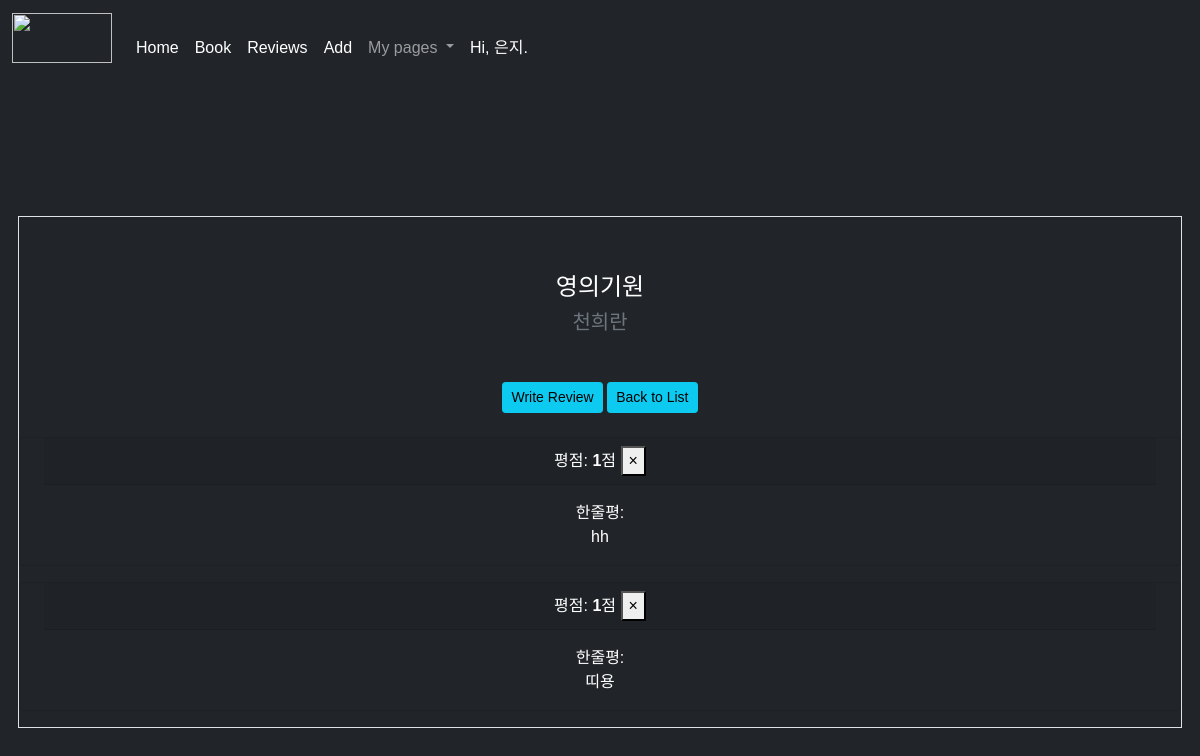
Screenshot of /books/1/ (signed in) with the database file from the repository.
### member/models.py (models this page shows, shortened)
class User(AbstractUser):
    nickname = models.CharField(
        max_length=15,
        unique=True,
        null=True,
        error_messages={'unique': '이미 사용 중인 닉네임 입니다!'},)

class Book(models.Model):
    name = models.CharField(max_length=25, verbose_name='제목')
    writer = models.CharField(max_length=15, verbose_name='저자')
    bookcovers = models.CharField(max_length=500, default=None, null=True)
    created_at = models.DateTimeField(auto_now_add=True)
    updated_at = models.DateTimeField(auto_now=True)

class Review(models.Model):
    point = models.IntegerField(choices=REVIEW_POINT_CHOICES, default=None)
    comment = models.CharField(max_length=500)
    book = models.ForeignKey(Book, on_delete=models.CASCADE)
    author = models.ForeignKey(User, on_delete=models.CASCADE)
    created_at = models.DateTimeField(
        auto_now_add=True)  # 모델이 생성된 시간을 자동으로 필드에 넣어
    updated_at = models.DateTimeField(auto_now=True)

### member/views.py (the view)
# urls.py: path('books/<int:id>/', views.detail, name='book-detail'),
def detail(req, id):
    if id is not None:  # id가 없자나 그런데?
        item = get_object_or_404(Book, pk=id)
        reviews = Review.objects.filter(book=item).all()
        return render(req, 'detail.html', {'item': item, 'reviews': reviews})
    return render(req, 'list.html')

### member/templates/detail.html (shortened to what this page needs)
{% extends 'base.html' %}
{% load static %}
{% block content %}
<div class="container mb-4">
    <div class="row gx-4 gx-lg-5 border mb-3 pd-2 d-flex justify-content-center">
        <div class="col-lg-4 col-md-12 col-sm-12 text-center mt-2 mb-4">
            <div class="mt-5 mb-5">
                <h3 class="h4 mb-2">{{ item.name }}</h3>
                <h4 class="h5 mb-2 text-muted">{{ item.writer }}</h4>
            </div>
            <a href="{% url 'review--create' %}"><button class="btn btn-info btn-sm">Write Review</button></a>
            <a href="http://49.50.172.121:8800/member/list"><button class="btn btn-info btn-sm">Back to List</button></a>
        </div>
        {% for review in reviews %}
            <div class="card bg-dark mb-3">
                <div class="card-header">
                    평점: <b>{{ review.point }}</b>점
                    <a href="{% url 'review-delete' book_id=item.id review_id=review.id %}">
                        <button type="button" class="close" aria-label="Close">
                            <span aria-hidden="true">&times;</span>
                        </button>
                    </a>
                </div>
                <div class="card-body">
                    한줄평: <p class="card-text">{{ review.comment}}</p>
                </div>
            </div>
        {% endfor %}
    </div>
</div>
{% endblock %}

### member/templates/base.html (shortened to what this page needs)
{% load static %}
<!DOCTYPE html>
<html lang="en">
<head>
    <link href="https://cdn.jsdelivr.net/npm/bootstrap@5.1.0/dist/css/bootstrap.min.css" rel="stylesheet">
    <link rel="stylesheet" href="{% static 'style.css' %}">
</head>
    <body class="d- flex text-center text-white bg-dark mg-3" cz-shortcut-listen="true">
<header class="mb-auto">
    <nav class="navbar navbar-expand-lg navbar-dark bg-dark">
        <div class="container-fluid">
            <a href="http://49.50.172.121:8800/"><img id="nav_img" class="mb-4 navbar-brand" src="https://img1.daumcdn.net/thumb/R1280x0/?scode=mtistory2&fname=https%3A%2F%2Fblog.kakaocdn.net%2Fdn%2FuAV4y%2Fbtrd5EvWVRw%2F4ZTGJqhtplydRDG6NRXsjK%2Fimg.png" alt=""></a>
        <div class="collapse navbar-collapse" id="navbarNavDropdown">
            <ul class="navbar-nav">
            <li class="nav-item">
                <a class="nav-link active" aria-current="page" href="http://49.50.172.121:8800/">Home</a>
            </li>
            <li class="nav-item">
                <a class="nav-link active" aria-current="page" href="http://49.50.172.121:8800/member/list">Book</a>
            </li>
            <li class="nav-item">
                <a class="nav-link active" aria-current="page" href="/member/review/list">Reviews</a>
            </li>
            <li class="nav-item">
                <a class="nav-link active" aria-current="page" href="http://49.50.172.121:8800/member/create">Add</a>
            </li>
            <li class="nav-item dropdown">
                <a class="nav-link dropdown-toggle" href="#" id="navbarDropdownMenuLink" role="button" data-bs-toggle="dropdown" aria-expanded="false">
                My pages
                </a>
            </li>
            <li class="nav-item" id="nav_user_col">
                <span  id="nav_user" class="nav-link active">
                    {% if user.is_authenticated %}
                    Hi, {{user.nickname}}.
                {% endif %}
                </span>
            </li>
            </ul>
        </div>
        </div>
    </nav>
</header>
    {% block content%}
    {% endblock %}
    </body>
</html>

### member/static/style.css (style rules this page uses)
:root { --border: #e3e1dc; --max-width: 1100px; --max-content-width: 1000px; --body-background: #212529; --site-header-background: #212529; --navbar: #2f2c28; --site-footer: #bcb9b0; --site-footer-background: #2f2c28; --account-link: #ffcc00; --content-list-contet-date: #bcb9b0; --main-header-background: #fff; --main-header-height: 565px; --main-header-border: #f0efec; --main-header: #fff; --content-list-sub-heading: #d1d0cc; --content-list-pagination-current: #fff; --content-list-pagination-current-bg: #ff0458; --review-detail-date: #bcb9b0; --review-detail-side-padding: 8px; --profile-header-edit: #7b776b; --file-content-border: #d3d1c8; --file-content-background: #212529; }
body { display: flex; justify-content: center; min-height: 100vh; flex-direction: column; margin: 0; word-break: keep-all; }
#nav_img { margin-top: 5px; padding: 0; width: 100px; height: 50px; }
* { font-family: "Spoqa Han Sans Neo", sans-serif; }
:root { --text: #2f2c28; --link: #ffcc00; --button-text: #fff; --button-primary-background: #ff0458; --button-primary-hover-background: #ff045893; --button-warn-background: #f9592c; --button-secondary-background: #bcb9b0; --ic-button-circle: #ffcc00; --input-background: #fff; --input-border: #cccac3; --input-placeholder: #bcb9b0; --input-focus-border: #ffcc00; --input-focus-background: #fffdf3; --input-error: #e6584e; --input-error-border: #e6584e; --chip-border: #e3e1dc; --chip-text: #2f2c28; --chip-green-background: #effaf9; --chip-green-text: #79c9c5; --chip-green-border: #06aea7; --avatar-placeholder: #e3e1dc; --stars: #ffcc00; --dialog-border: #e3e1dc; --dialog-background: #f6f5f3; --dialog-info: #e1811b; --box-border: #e3e1dc; }
body, a, a:hover { color: var(--text); }
a { text-decoration: none; }

### rows the page displays
User: nickname "은지"
Book: name "영의기원", writer "천희란"
Review: point "1", comment "hh"
Review: point "1", comment "띠용"
